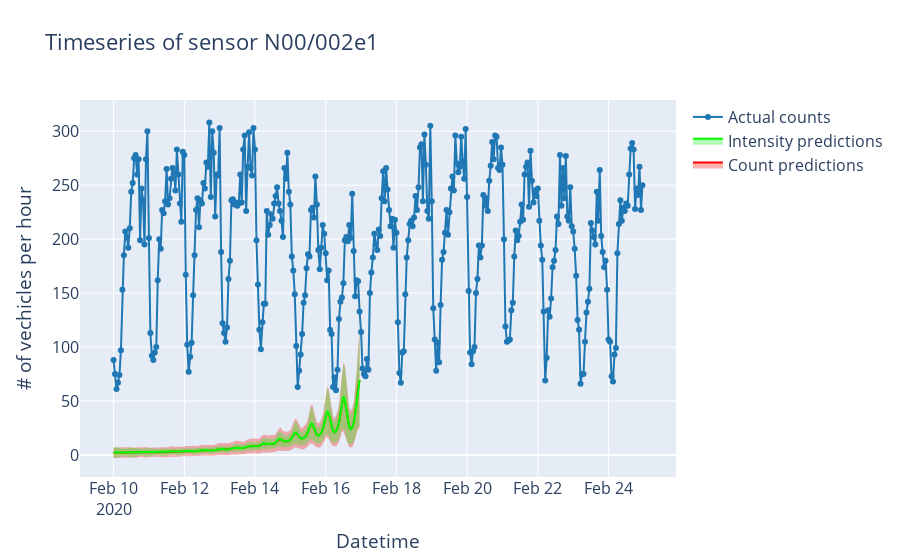

Notebook source saved alongside this figure:
### Code cell
plotly_results(sensor_df, detector_id, model, X, num_samples=1000)

### Figure 1 — Plotly figure (JSON) as saved in the notebook; plotly's stock layout.template omitted (floating-point values rounded to 4 significant figures; data arrays with more than 128 entries replaced by an {"elided": "..."} marker saying what was removed)
{"data": [{"line": {"width": 0}, "marker": {"color": "#444"}, "mode": "lines", "name": "$Counts \\mu-2\\sigma$", "showlegend": false, "type": "scatter", "x": {"elided": "360 str values"}, "y": {"elided": "168 float values"}}, {"fill": "tonexty", "fillcolor": "rgba(255,0,0,0.3)", "line": {"color": "rgb(255, 0, 0)"}, "mode": "lines", "name": "Count predictions", "type": "scatter", "x": {"elided": "360 str values"}, "y": {"elided": "168 float values"}}, {"fill": "tonexty", "fillcolor": "rgba(255,0,0,0.3)", "line": {"width": 0}, "marker": {"color": "#444"}, "mode": "lines", "name": "$Counts \\mu+2\\sigma$", "showlegend": false, "type": "scatter", "x": {"elided": "360 str values"}, "y": {"elided": "168 float values"}}, {"line": {"width": 0}, "marker": {"color": "#444"}, "mode": "lines", "name": "$Intensity \\mu-2\\sigma$", "showlegend": false, "type": "scatter", "x": {"elided": "360 str values"}, "y": {"elided": "168 float values"}}, {"fill": "tonexty", "fillcolor": "rgba(0,255,0,0.3)", "line": {"color": "rgb(0, 255, 0)"}, "mode": "lines", "name": "Intensity predictions", "type": "scatter", "x": {"elided": "360 str values"}, "y": {"elided": "168 float values"}}, {"fill": "tonexty", "fillcolor": "rgba(0,255,0,0.3)", "line": {"width": 0}, "marker": {"color": "#444"}, "mode": "lines", "name": "Intensity $\\mu+2\\sigma$", "showlegend": false, "type": "scatter", "x": {"elided": "360 str values"}, "y": {"elided": "168 float values"}}, {"line": {"color": "#1f77b4"}, "mode": "lines+markers", "name": "Actual counts", "type": "scatter", "x": {"elided": "360 str values"}, "y": {"elided": "360 int values"}}], "layout": {"font": {"size": 16}, "title": {"text": "Timeseries of sensor N00/002e1"}, "xaxis": {"title": {"text": "Datetime"}}, "yaxis": {"title": {"text": "# of vechicles per hour"}}}}
